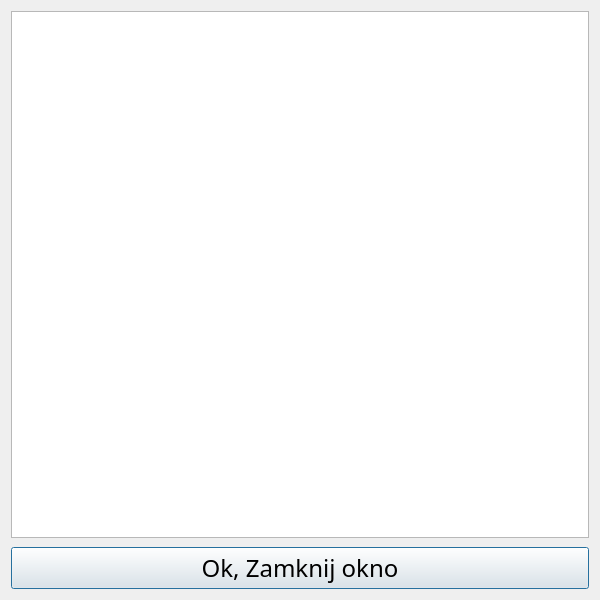
<?xml version="1.0" encoding="UTF-8"?>
<ui version="4.0">
 <class>ResTxtView</class>
 <widget class="QDialog" name="ResTxtView">
  <property name="geometry">
   <rect>
    <x>0</x>
    <y>0</y>
    <width>600</width>
    <height>600</height>
   </rect>
  </property>
  <property name="font">
   <font>
    <family>Century Gothic</family>
   </font>
  </property>
  <property name="windowIcon">
   <iconset resource="../../resources.qrc">
    <normaloff>:/icons/Resources/Icons/changelog.png</normaloff>:/icons/Resources/Icons/changelog.png</iconset>
  </property>
  <layout class="QVBoxLayout" name="verticalLayout">
   <property name="spacing">
    <number>9</number>
   </property>
   <item>
    <widget class="QTextBrowser" name="txtView">
     <property name="font">
      <font>
       <family>Century Gothic</family>
       <pointsize>12</pointsize>
       <weight>75</weight>
       <bold>true</bold>
      </font>
     </property>
     <property name="html">
      <string notr="true">&lt;!DOCTYPE HTML PUBLIC &quot;-//W3C//DTD HTML 4.0//EN&quot; &quot;http://www.w3.org/TR/REC-html40/strict.dtd&quot;&gt;
&lt;html&gt;&lt;head&gt;&lt;meta name=&quot;qrichtext&quot; content=&quot;1&quot; /&gt;&lt;style type=&quot;text/css&quot;&gt;
p, li { white-space: pre-wrap; }
&lt;/style&gt;&lt;/head&gt;&lt;body style=&quot; font-family:'Century Gothic'; font-size:12pt; font-weight:600; font-style:normal;&quot;&gt;
&lt;p style=&quot;-qt-paragraph-type:empty; margin-top:0px; margin-bottom:0px; margin-left:0px; margin-right:0px; -qt-block-indent:0; text-indent:0px;&quot;&gt;&lt;br /&gt;&lt;/p&gt;&lt;/body&gt;&lt;/html&gt;</string>
     </property>
    </widget>
   </item>
   <item>
    <widget class="QPushButton" name="TxtView_CloseButton">
     <property name="font">
      <font>
       <pointsize>18</pointsize>
      </font>
     </property>
     <property name="text">
      <string>Ok, Zamknij okno</string>
     </property>
     <property name="icon">
      <iconset resource="../../resources.qrc">
       <normaloff>:/icons/Resources/Icons/accept.png</normaloff>:/icons/Resources/Icons/accept.png</iconset>
     </property>
     <property name="iconSize">
      <size>
       <width>32</width>
       <height>32</height>
      </size>
     </property>
    </widget>
   </item>
  </layout>
 </widget>
 <resources>
  <include location="../../resources.qrc"/>
 </resources>
 <connections/>
</ui>
